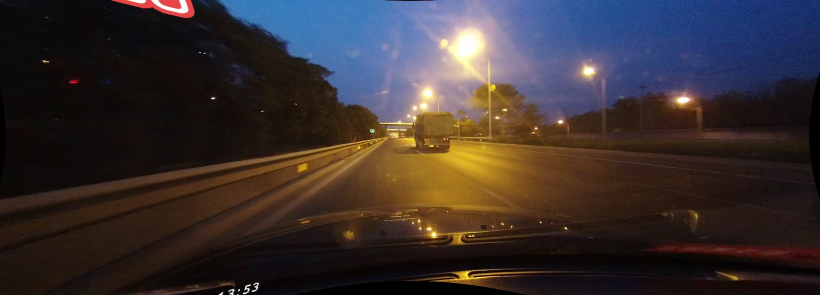
#> input picture CuLane_Night/06042013_0512/00000.jpg, 1640 x 590 px (shown at 1/2 size)
$ python -i functions.py   (imports and definitions only)
#> lines starting #> are read from the running program, lines starting #| are printed output that depends on the picture
import matplotlib.pyplot as plt
import numpy as np
import cv2
import skimage as ski
import numpy.fft as fft
import scipy.signal as signal

#General Lane Detection Code
# [152 lines left out: functions canny_out, region_of_interest, draw_lines, get_line_image, generate_lane_mask, calculate_pixel_overlap and 3 more, not called in this run]

def Gamma_Correction(I,gamma):
	corrected = np.power(I,gamma)
	return corrected

# [19 lines left out: functions Channel_Chromaticity, Normalization, not called in this run]

def histogram_equalization(image):
    r, g, b = cv2.split(image)
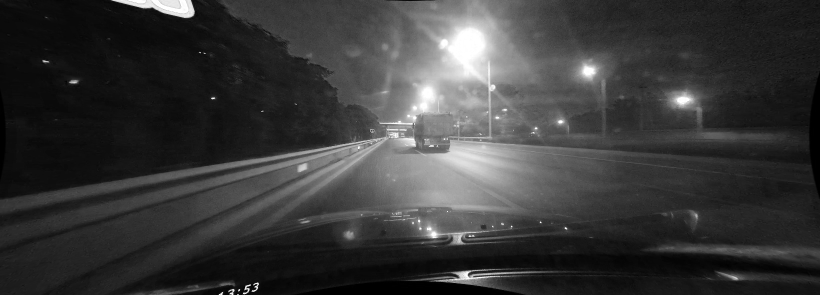
#> r: shape (590, 1640) (shown at 1/2 size); min 0, max 255, mean 56.9
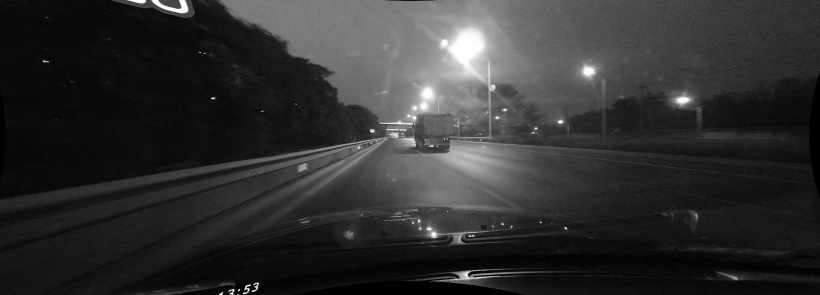
#> g: shape (590, 1640) (shown at 1/2 size); min 0, max 255, mean 48
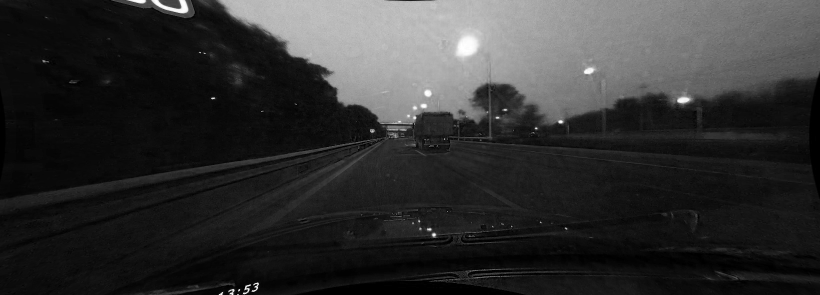
#> b: shape (590, 1640) (shown at 1/2 size); min 0, max 255, mean 48.6
    r_eq = cv2.equalizeHist(r)
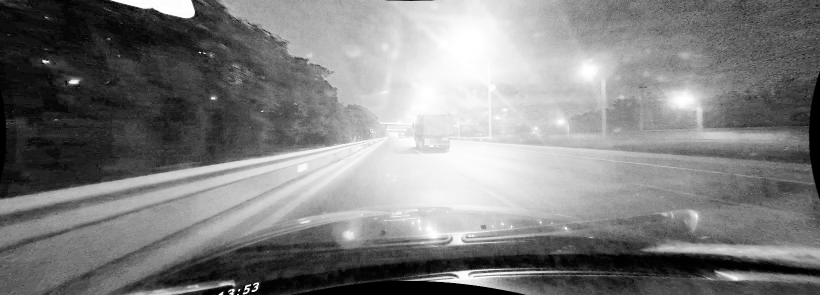
#> r_eq: shape (590, 1640) (shown at 1/2 size); min 0, max 255, mean 127.3
    g_eq = cv2.equalizeHist(g)
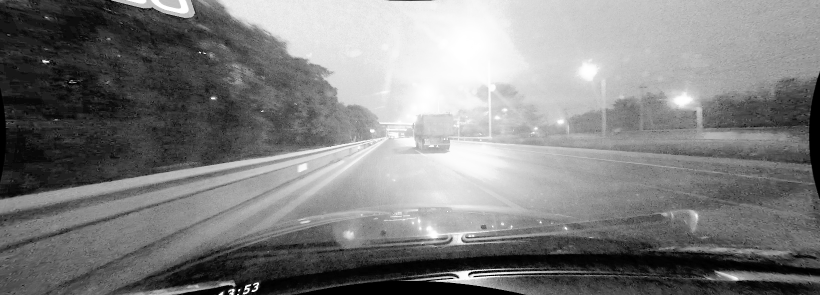
#> g_eq: shape (590, 1640) (shown at 1/2 size); min 0, max 255, mean 127.5
    b_eq = cv2.equalizeHist(b)
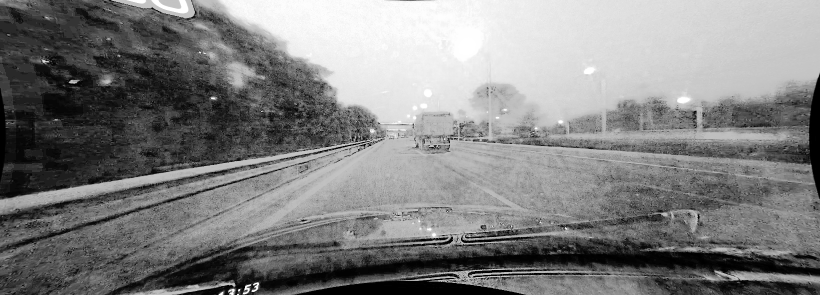
#> b_eq: shape (590, 1640) (shown at 1/2 size); min 0, max 255, mean 128
    equalized_image = cv2.merge([r_eq, g_eq, b_eq])
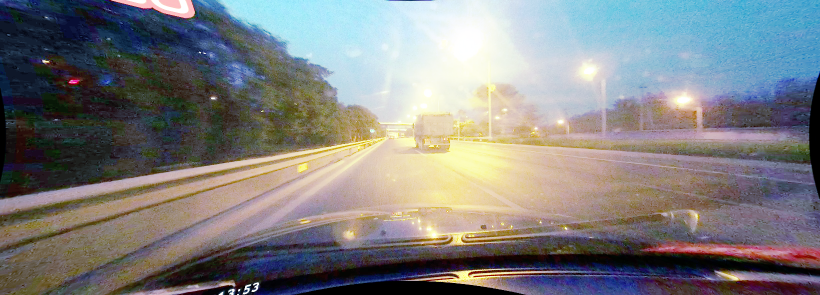
#> equalized_image: shape (590, 1640, 3) (shown at 1/2 size); mean R, G, B 127.3, 127.5, 128
    return equalized_image

# [56 lines left out: functions FSCS, MSRCP, color_balance, not called in this run]

>>> import cv2
>>> picture = cv2.cvtColor(cv2.imread('CuLane_Night/06042013_0512/00000.jpg'), cv2.COLOR_BGR2RGB)
>>> result = histogram_equalization(picture)

$ run again, on CuLane_Night/06042013_0512/00090.jpg
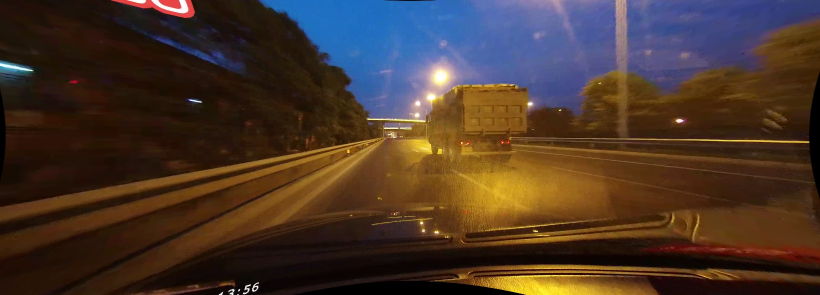
#> input picture CuLane_Night/06042013_0512/00090.jpg, 1640 x 590 px (shown at 1/2 size)
#> in histogram_equalization, `b_eq = cv2.equalizeHist(b)`:
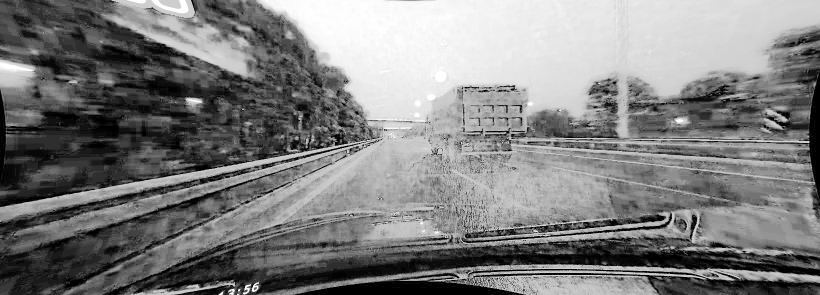
#> b_eq: shape (590, 1640) (shown at 1/2 size); min 0, max 255, mean 126.2
#> in histogram_equalization, `equalized_image = cv2.merge([r_eq, g_eq, b_eq])`:
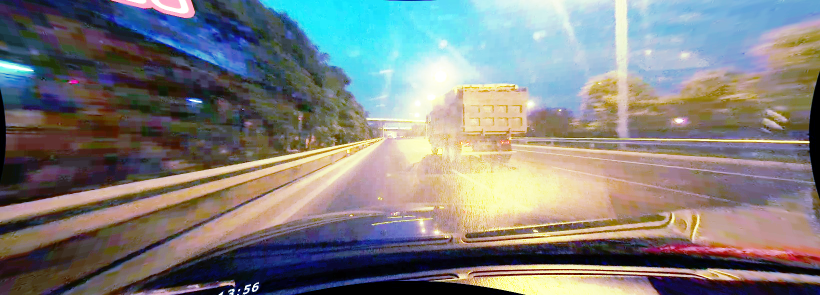
#> equalized_image: shape (590, 1640, 3) (shown at 1/2 size); mean R, G, B 127.3, 127.3, 126.2

$ run again, on CuLane_Night/06042013_0512/00270.jpg
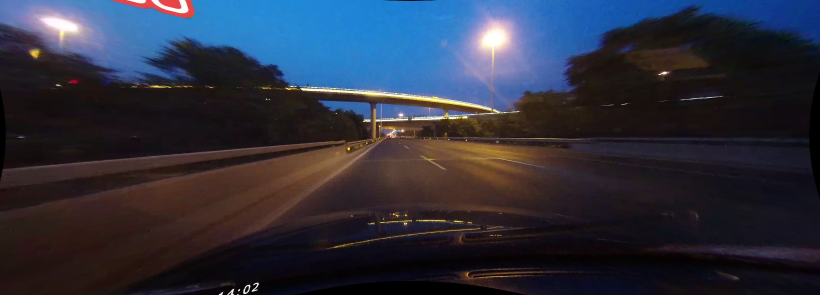
#> input picture CuLane_Night/06042013_0512/00270.jpg, 1640 x 590 px (shown at 1/2 size)
#> in histogram_equalization, `b_eq = cv2.equalizeHist(b)`:
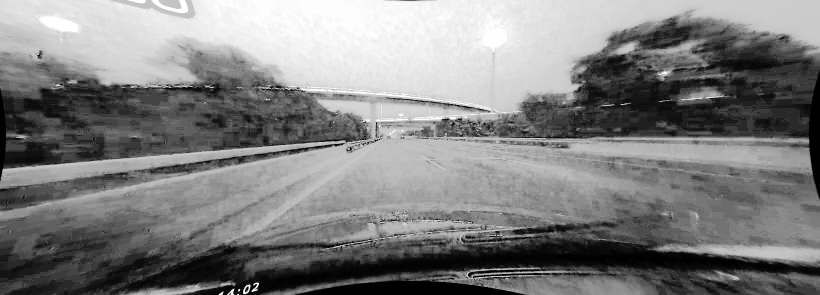
#> b_eq: shape (590, 1640) (shown at 1/2 size); min 0, max 255, mean 127.8
#> in histogram_equalization, `equalized_image = cv2.merge([r_eq, g_eq, b_eq])`:
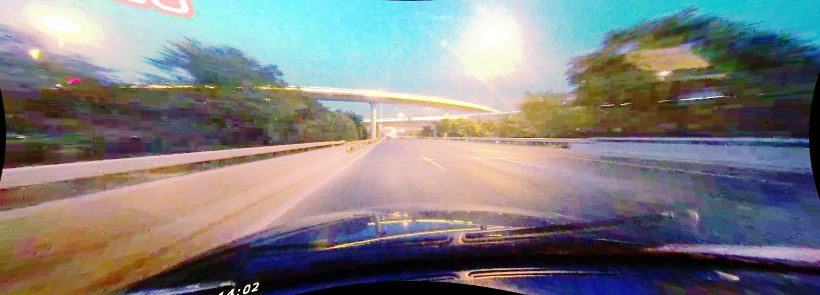
#> equalized_image: shape (590, 1640, 3) (shown at 1/2 size); mean R, G, B 127.6, 127.8, 127.8
